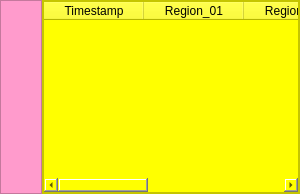
                <widget class="QWidget" name="upload_page">
                 <layout class="QHBoxLayout" name="horizontalLayout_4">
                  <property name="spacing">
                   <number>0</number>
                  </property>
                  <property name="leftMargin">
                   <number>0</number>
                  </property>
                  <property name="topMargin">
                   <number>0</number>
                  </property>
                  <property name="rightMargin">
                   <number>0</number>
                  </property>
                  <property name="bottomMargin">
                   <number>0</number>
                  </property>
                  <item>
                   <widget class="QFrame" name="frame_10">
                    <property name="styleSheet">
                     <string notr="true">background-color: rgb(255, 155, 204);</string>
                    </property>
                    <property name="frameShape">
                     <enum>QFrame::StyledPanel</enum>
                    </property>
                    <property name="frameShadow">
                     <enum>QFrame::Raised</enum>
                    </property>
                    <layout class="QVBoxLayout" name="verticalLayout_10">
                     <property name="spacing">
                      <number>0</number>
                     </property>
                     <property name="leftMargin">
                      <number>0</number>
                     </property>
                     <property name="topMargin">
                      <number>0</number>
                     </property>
                     <property name="rightMargin">
                      <number>0</number>
                     </property>
                     <property name="bottomMargin">
                      <number>0</number>
                     </property>
                     <item>
                      <widget class="QLabel" name="label">
                       <property name="sizePolicy">
                        <sizepolicy hsizetype="Preferred" vsizetype="Preferred">
                         <horstretch>0</horstretch>
                         <verstretch>2</verstretch>
                        </sizepolicy>
                       </property>
                       <property name="text">
                        <string/>
                       </property>
                       <property name="alignment">
                        <set>Qt::AlignCenter</set>
                       </property>
                      </widget>
                     </item>
                     <item>
                      <widget class="QLabel" name="label_2">
                       <property name="sizePolicy">
                        <sizepolicy hsizetype="Preferred" vsizetype="Preferred">
                         <horstretch>0</horstretch>
                         <verstretch>1</verstretch>
                        </sizepolicy>
                       </property>
                       <property name="text">
                        <string/>
                       </property>
                       <property name="alignment">
                        <set>Qt::AlignCenter</set>
                       </property>
                      </widget>
                     </item>
                     <item>
                      <spacer name="horizontalSpacer_2">
                       <property name="orientation">
                        <enum>Qt::Horizontal</enum>
                       </property>
                       <property name="sizeHint" stdset="0">
                        <size>
                         <width>40</width>
                         <height>20</height>
                        </size>
                       </property>
                      </spacer>
                     </item>
                     <item>
                      <widget class="QLabel" name="label_3">
                       <property name="sizePolicy">
                        <sizepolicy hsizetype="Preferred" vsizetype="Preferred">
                         <horstretch>0</horstretch>
                         <verstretch>1</verstretch>
                        </sizepolicy>
                       </property>
                       <property name="text">
                        <string/>
                       </property>
                       <property name="alignment">
                        <set>Qt::AlignCenter</set>
                       </property>
                      </widget>
                     </item>
                    </layout>
                   </widget>
                  </item>
                  <item>
                   <widget class="QFrame" name="frame_11">
                    <property name="styleSheet">
                     <string notr="true">background-color: rgb(255, 255, 0);</string>
                    </property>
                    <property name="frameShape">
                     <enum>QFrame::StyledPanel</enum>
                    </property>
                    <property name="frameShadow">
                     <enum>QFrame::Raised</enum>
                    </property>
                    <layout class="QGridLayout" name="gridLayout">
                     <property name="leftMargin">
                      <number>0</number>
                     </property>
                     <property name="topMargin">
                      <number>0</number>
                     </property>
                     <property name="rightMargin">
                      <number>0</number>
                     </property>
                     <property name="bottomMargin">
                      <number>0</number>
                     </property>
                     <property name="spacing">
                      <number>0</number>
                     </property>
                     <item row="0" column="0">
                      <widget class="QTableWidget" name="tableWidget_2">
                       <column>
                        <property name="text">
                         <string>Timestamp</string>
                        </property>
                       </column>
                       <column>
                        <property name="text">
                         <string>Region_01</string>
                        </property>
                       </column>
                       <column>
                        <property name="text">
                         <string>Region_02</string>
                        </property>
                       </column>
                       <column>
                        <property name="text">
                         <string>Region_03</string>
                        </property>
                       </column>
                       <column>
                        <property name="text">
                         <string>Region_04</string>
                        </property>
                       </column>
                      </widget>
                     </item>
                    </layout>
                   </widget>
                  </item>
                 </layout>
                </widget>
